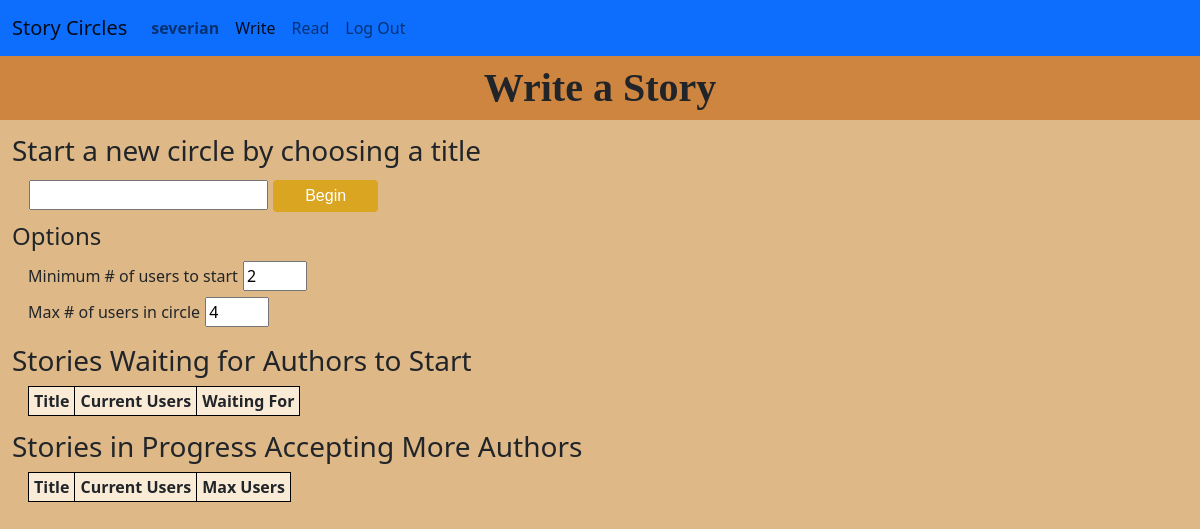
The app's page /circle/ (signed in), older data.
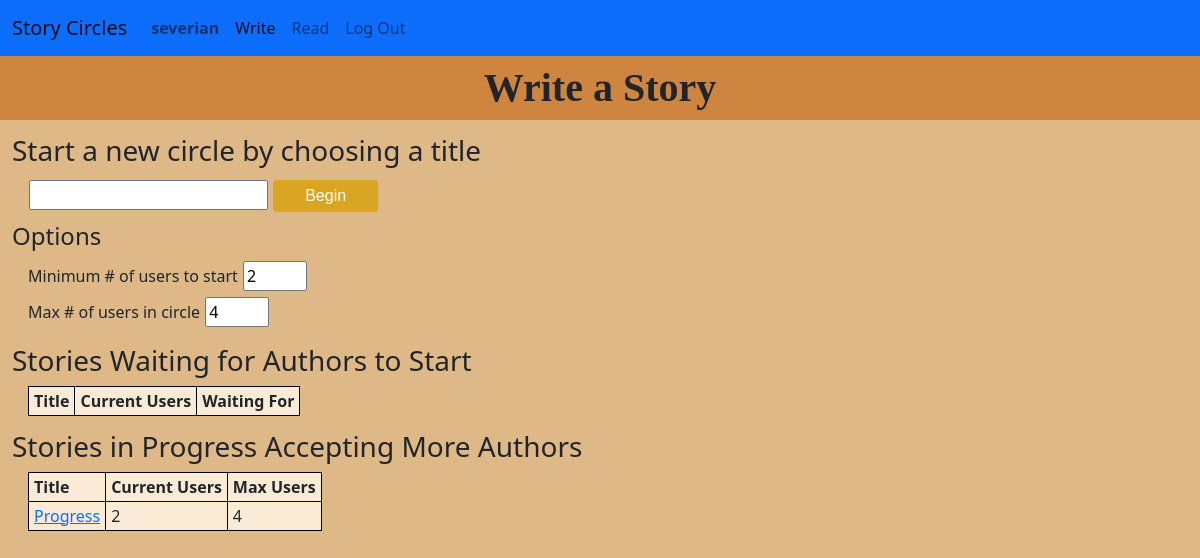
The same page, newer data.
### circle/models.py (models this page shows, shortened)
class Circle(models.Model):
    creation_time = models.DateTimeField(auto_now_add=True)
    threshold_user_ct = models.IntegerField() #This is the number of users that must be connected to start the story
    max_user_ct = models.IntegerField()
    user_ct = models.IntegerField(default=0)
    turn_order = models.JSONField(default=list)
    class Proposal(models.TextChoices):
        END_STORY = 'ES', _('End Story')
        NEW_PARAGRAPH = 'NP', _('New Paragraph')
    active_proposal = models.CharField(
        max_length=2,
        choices=Proposal.choices,
        blank=True,
        null=True,
    )
    proposing_user = models.ForeignKey('User',
                                        null=True, on_delete=models.SET_NULL,
                                        related_name='ending_proposed')
    approved_proposal = models.ManyToManyField(
        User,
        blank=True
    )
    story = models.OneToOneField(
        'Story',
        blank=True,
        on_delete=models.CASCADE,
    )
    objects = CircleManager()
    open_circles = OpenCircleManager()
    waiting_circles = WaitingCircleManager()

class Story(models.Model):
    title = models.TextField(unique=True)
    authors = models.ManyToManyField(
        User,
        related_name="stories",
        blank=True
    )
    text = models.TextField()
    start_time = models.DateTimeField(blank=True, null=True)
    finish_time = models.DateTimeField(blank=True, null=True)
    finished = models.BooleanField(default=False)
    def get_absolute_url(self):
        if self.finished:
            return reverse('finished_story', args = [self.pk])
        else:
            return reverse('circle', args = [self.circle.pk])
    """ Return the text as html with "\n\n" converted to paragraph breaks """

### circle/views.py (the view)
# urls.py: path('', views.index, name='index'),
@login_required
def index(request):
    return render(request, 'circle/index.html', {
        "open_circles": Circle.open_circles.all(),
        "waiting_circles": Circle.waiting_circles.order_by('creation_time')
    })

### circle/models.py (called while the page is built)
    def get_absolute_url(self):
        return reverse('user', args=[self.pk])

    def get_queryset(self):
        return super().get_queryset().filter(user_ct__lt=F('max_user_ct'), story__start_time__isnull=False)

    def get_queryset(self):
        return super().get_queryset().filter(story__start_time__isnull=True)

### circle/templates/circle/index.html (shortened to what this page needs)
{% extends "circle/layout.html" %}
{% load static %}
{% block fullwidth %}
    <h1 class="page-title">
        Write a Story
    </h1>
{% endblock %}
{% block body %}
<div class="col">
    <h3>Start a new circle by choosing a title</h3>
    <div class="input-div">
        <input id="title-input" type="text" size="20">
        <button id="title-submit" type="button">Begin</button><br>
    </div>
    <h4>Options</h4>
    <div class="input-div">
        <label for="threshold-user-ct">Minimum # of users to start</label>
        <input id="threshold-user-ct-input" type="number" name="threshold-user-ct" min="2" max="100" value="2"><br>
        <label for="max-user-ct">Max # of users in circle</label>
        <input id="max-user-ct-input" type="number" name="max-user-ct" min ="2" max="100" value="4">
    </div>
    <h3>Stories Waiting for Authors to Start</h3>
    <table>
        <tr>
            <th>Title</th>
            <th>Current Users</th>
            <th>Waiting For</th>
        </tr>
    </table>
    <h3>Stories in Progress Accepting More Authors</h3>
    <table>
        <tr>
            <th>Title</th>
            <th>Current Users</th>
            <th>Max Users</th>
        </tr>
        {% for circle in open_circles %}
        <tr>
            <td><a href="{{ circle.story.get_absolute_url }}">{{ circle.story.title }}</a></td>
            <td>{{ circle.user_ct }}</td>
            <td>{{ circle.max_user_ct }}</td>
        </tr>
        {% endfor %}
    </table>
</div>
{% endblock %}

Row changes from the older to the newer data that the page shows:
added Circle: story "Progress", user_ct "2", max_user_ct "4"
